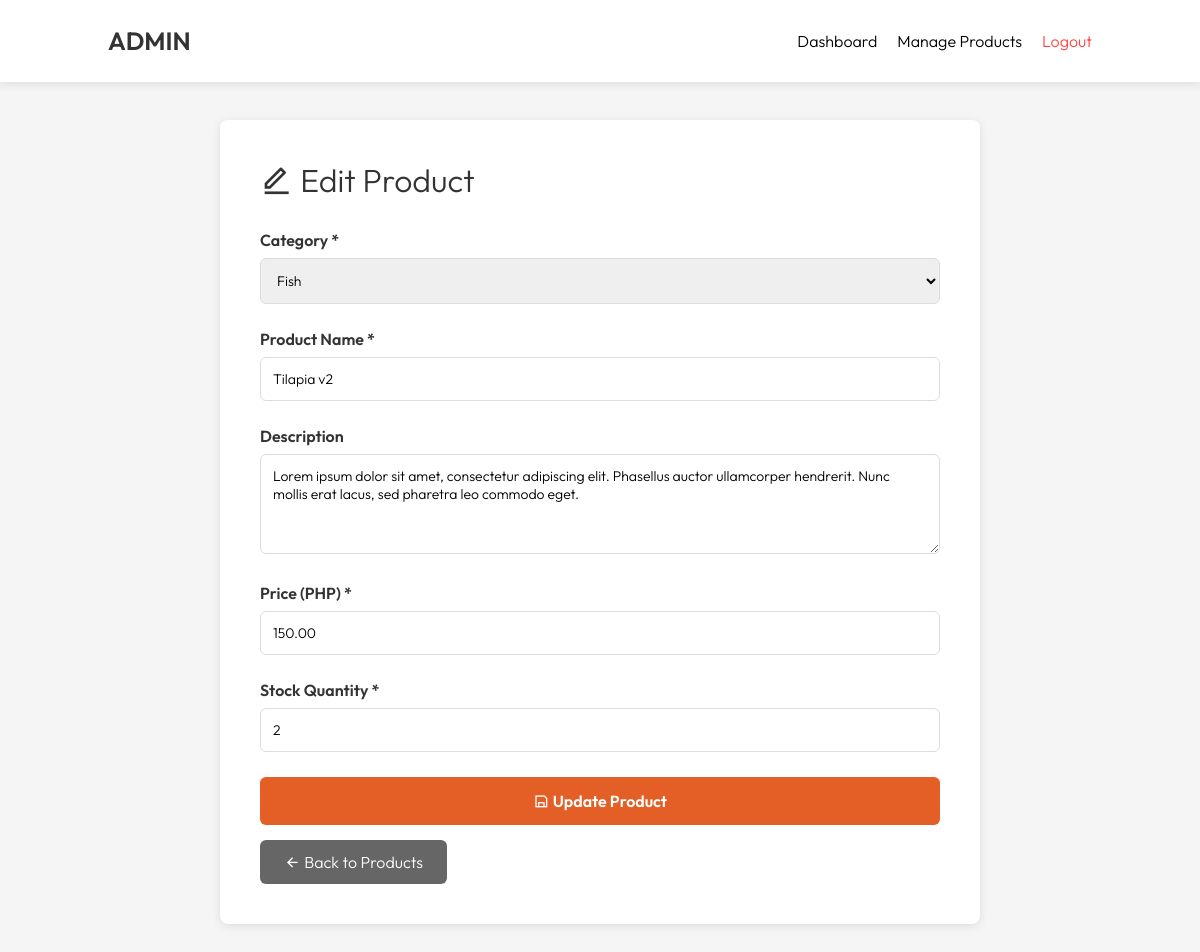
The app's page /admin/edit_product.php?id=47 (signed in) with its own data.
### tables this page shows
CREATE TABLE `products` (
  `product_id` int(11) NOT NULL,
  `category_id` int(11) NOT NULL,
  `product_name` varchar(200) NOT NULL,
  `description` text DEFAULT NULL,
  `price` decimal(10,2) NOT NULL,
  `stock_quantity` int(11) DEFAULT 0,
  `image_url` varchar(255) DEFAULT NULL,
  `is_active` tinyint(1) DEFAULT 1,
  `created_at` timestamp NOT NULL DEFAULT current_timestamp(),
  `updated_at` timestamp NOT NULL DEFAULT current_timestamp() ON UPDATE current_timestamp()
);

CREATE TABLE `categories` (
  `category_id` int(11) NOT NULL,
  `category_name` varchar(50) NOT NULL,
  `description` text DEFAULT NULL,
  `created_at` timestamp NOT NULL DEFAULT current_timestamp()
);

### functions.php (called while the page is built, shortened)
<?php
require_once 'config.php';
function clean($data) {
    return htmlspecialchars(strip_tags(trim($data)));
}
function getProductById($productId) {
    global $conn;
    $stmt = $conn->prepare("SELECT p.*, c.category_name FROM products p LEFT JOIN categories c ON p.category_id = c.category_id WHERE p.product_id = ?");
    $stmt->bind_param("i", $productId);
    $stmt->execute();
    $result = $stmt->get_result();
    return $result->fetch_assoc();
}
function getCategories() {
    global $conn;
    $result = $conn->query("SELECT * FROM categories ORDER BY category_name");
    $categories = [];
    while ($row = $result->fetch_assoc()) {
        $categories[] = $row;
    }
    return $categories;
}
?>

### admin/edit_product.php (the view, shortened to what this page needs)
<?php
require_once '../config.php';
require_once '../functions.php';
$productId = intval($_GET['id'] ?? 0);
$product = getProductById($productId);
$categories = getCategories();
?>
<!DOCTYPE html>
<html>
<head>
    <link rel="stylesheet" href="../style.css">
    <link href="https://cdn.jsdelivr.net/npm/remixicon@4.5.0/fonts/remixicon.css" rel="stylesheet">
</head>
<body>
    <header>
        <a href="dashboard.php" class="logo">ADMIN</a>
        <nav class="navbar">
            <a href="dashboard.php">Dashboard</a>
            <a href="manage_products.php">Manage Products</a>
            <a href="../logout_process.php" style="color: #ff4444;">Logout</a>
        </nav>
    </header>
    <div class="admin-container">
        <div class="form-card">
            <h1><i class="ri-edit-line"></i> Edit Product</h1>
            <form method="POST" enctype="multipart/form-data">
                <div class="form-group">
                    <label for="category_id">Category *</label>
                    <select name="category_id" id="category_id" required>
                        <?php foreach ($categories as $category): ?>
                            <option value="<?php echo $category['category_id']; ?>"
                                    <?php echo ($category['category_id'] == $product['category_id']) ? 'selected' : ''; ?>>
                                <?php echo clean($category['category_name']); ?>
                            </option>
                        <?php endforeach; ?>
                    </select>
                </div>
                <div class="form-group">
                    <label for="product_name">Product Name *</label>
                    <input type="text" name="product_name" id="product_name" required
                           value="<?php echo clean($product['product_name']); ?>">
                </div>
                <div class="form-group">
                    <label for="description">Description</label>
                    <textarea name="description" id="description"><?php echo clean($product['description']); ?></textarea>
                </div>
                <div class="form-group">
                    <label for="price">Price (PHP) *</label>
                    <input type="number" name="price" id="price" step="0.01" min="0" required
                           value="<?php echo $product['price']; ?>">
                </div>
                <div class="form-group">
                    <label for="stock_quantity">Stock Quantity *</label>
                    <input type="number" name="stock_quantity" id="stock_quantity" min="0" required
                           value="<?php echo $product['stock_quantity']; ?>">
                </div>
                <button type="submit" class="btn-primary">
                    <i class="ri-save-line"></i> Update Product
                </button>
                <a href="manage_products.php" class="btn-secondary">
                    <i class="ri-arrow-left-line"></i> Back to Products
                </a>
            </form>
        </div>
    </div>
</body>
</html>

### style.css (style rules this page uses)
* { margin:0; padding:0; box-sizing: border-box; font-family: "Outfit", sans-serif; font-optical-sizing: auto; font-weight: 300; font-style: normal; box-sizing: border-box; }
body { color:#333; }
header { position:fixed; top:0; left:0; width:100%; padding: 25px 9%; background:#fff; box-shadow:0 2px 10px rgba(0, 0, 0, 0.1); display: flex; justify-content:space-between; align-items:center; z-index: 99; }
.logo { font-size:25px; color:#333; text-decoration: none; font-weight: 600; }
.navbar { display: flex; gap: 20px; align-items: center; text-decoration: none; flex-wrap: wrap; color:black; }
a { text-decoration: none; color:black; }

### admin/edit_product.php (style rules this page uses)
body { background: #f5f5f5; }
.admin-container { max-width: 800px; margin: 100px auto 50px; padding: 20px; }
.form-card { background: white; padding: 40px; border-radius: 8px; box-shadow: 0 2px 10px rgba(0,0,0,0.1); }
.form-card h1 { margin-top: 0; color: #333; margin-bottom: 30px; }
.form-group { margin-bottom: 25px; }
.form-group label { display: block; margin-bottom: 8px; font-weight: 600; color: #333; }
.form-group input, .form-group select, .form-group textarea { width: 100%; padding: 12px; border: 1px solid #ddd; border-radius: 6px; font-size: 14px; font-family: inherit; }
.form-group textarea { resize: vertical; min-height: 100px; }
.btn-primary { background: #e35f26; color: white; padding: 14px 30px; border: none; border-radius: 6px; font-size: 16px; cursor: pointer; width: 100%; font-weight: 600; }
.btn-secondary { background: #666; color: white; padding: 12px 24px; border: none; border-radius: 6px; text-decoration: none; display: inline-block; margin-top: 15px; }

### records on screen
products: category_id "Fish", product_name "Tilapia v2", description "Lorem ipsum dolor sit amet, consectetur adipiscing elit. Phasellus auctor ullamcorper hendrerit. Nunc mollis erat lacus, sed pharetra leo commodo eget.", price "150.00", stock_quantity "2"
